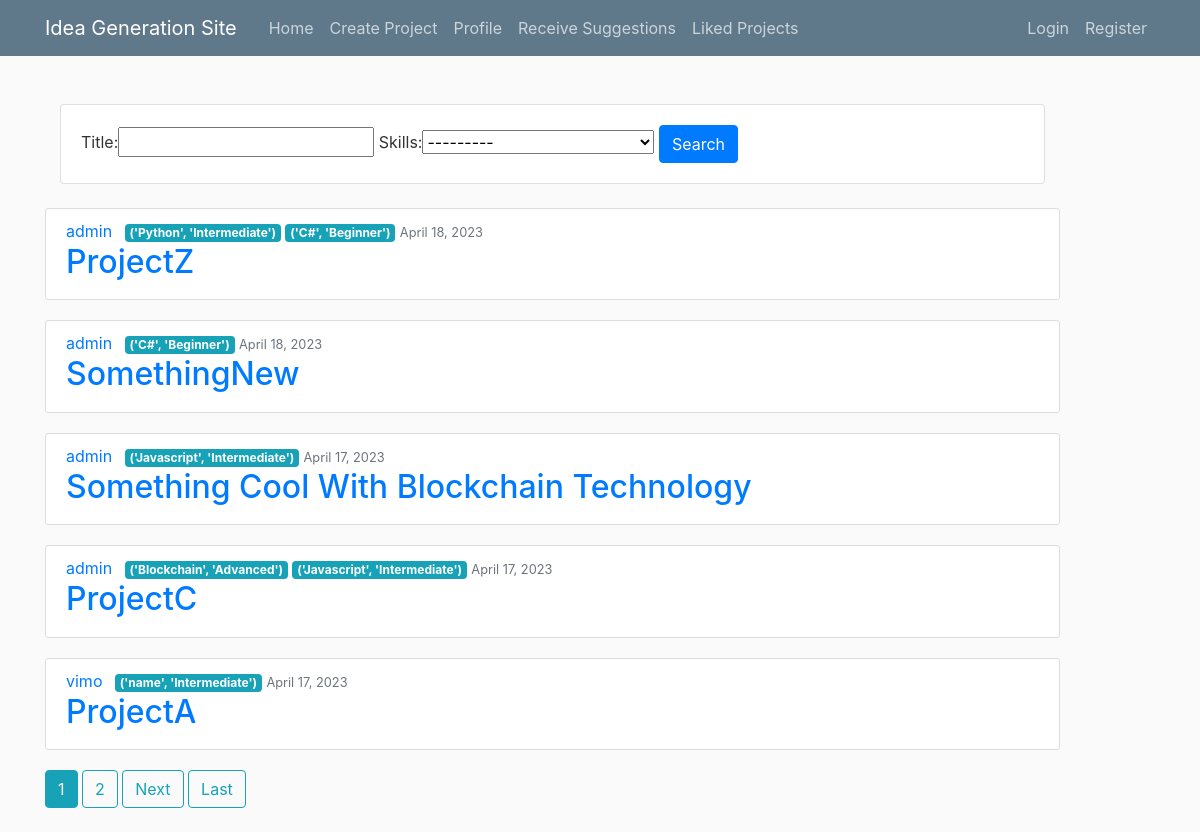
Before: / with the older database file.
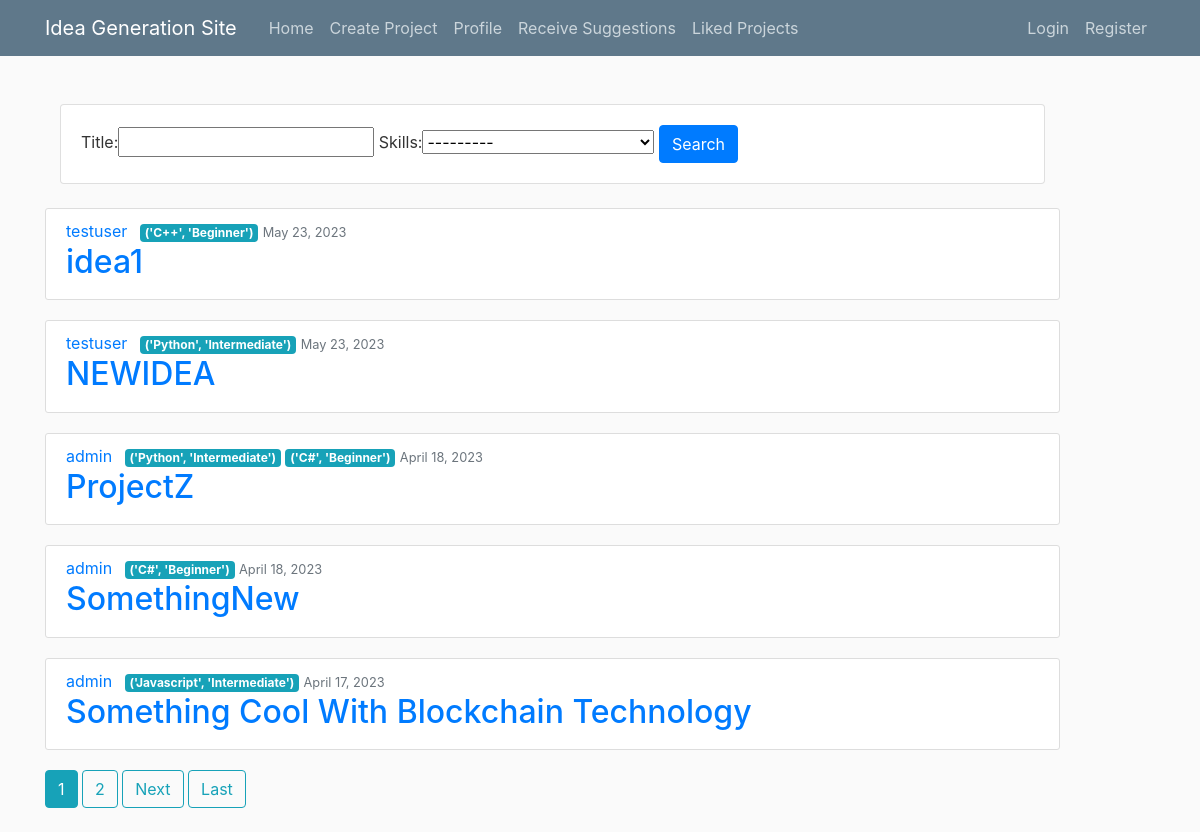
After: the same page with the newer database file.
### users/models.py (models this page shows, shortened)
class Project(models.Model):
    title = models.CharField(max_length=100, verbose_name='Title')
    description = models.TextField(blank=True, verbose_name='Description')
    skills = models.ManyToManyField('Skill')
    date_posted = models.DateTimeField(default=timezone.now)
    author = models.ForeignKey(User, on_delete=models.CASCADE)
    likes = models.PositiveIntegerField(default=0)
    approved = models.BooleanField(default=False)  # New field for project approval

class Skill(models.Model):
    name = models.CharField(max_length=30, unique=False, verbose_name="Name of subject", default="name")     # Python, Django, etc
    expertise = models.CharField(max_length=30, unique=False, verbose_name="Skill level", default="Intermediate")     # Beginner, Intermediate, Skilled
    def __str__(self):
        return f'{self.name, self.expertise}'

### main/views.py (the view)
# urls.py: path('', ProjectListView.as_view(), name='home'),
class ProjectListView(FilterView):
    model = Project
    template_name = 'main/home.html'
    context_object_name = 'posts'
    ordering = ['-date_posted']
    paginate_by = 5
    filterset_class = ProjectFilter
    def get_queryset(self):
        queryset = super().get_queryset()
        filtered_queryset = self.filterset_class(self.request.GET, queryset=queryset).qs
        approved_queryset = filtered_queryset.filter(approved=True)
        if len(approved_queryset) == 0:
            messages.warning(self.request, "No approved projects found.")
        return approved_queryset

### main/templates/main/home.html (shortened to what this page needs)
{% extends "main/base.html" %}
{% block content %}
<br>
<div class="col">
    <div class="card card-body">
        <form method="get">
        {{ view.filterset.form }}
        <button class="btn btn-primary" type="submit">Search</button>
        </form>
    </div>
</div>
<br>
    {% for post in posts %}
        <article class="media content-section">
          <div class="media-body">
            <div class="article-metadata">
              <a class="mr-2" href="#">{{ post.author }}</a>
                {% for skill in post.skills.all %}
                <span class="badge badge-info">{{ skill }}</span>
                {% endfor %}
              <small class="text-muted">{{ post.date_posted|date:"F d, Y" }}</small>
            </div>
            <h2><a class="article-title" href="{% url 'post-detail' post.id %}">{{ post.title }}</a></h2>
          </div>
        </article>
    {% endfor %}
    {% if is_paginated %}
      {% for num in page_obj.paginator.page_range %}
        {% if page_obj.number == num %}
          <a class="btn btn-info mb-4" href="?page={{ num }}">{{ num }}</a>
        {% elif num > page_obj.number|add:'-3' and num < page_obj.number|add:'3' %}
          <a class="btn btn-outline-info mb-4" href="?page={{ num }}">{{ num }}</a>
        {% endif %}
      {% endfor %}
      {% if page_obj.has_next %}
        <a class="btn btn-outline-info mb-4" href="?page={{ page_obj.next_page_number }}">Next</a>
        <a class="btn btn-outline-info mb-4" href="?page={{ page_obj.paginator.num_pages }}">Last</a>
      {% endif %}
    {% endif %}
{% endblock content %}

Changed rows visible on the page:
no longer on this page (row unchanged): Project: author "admin", date_posted "April 17, 2023", title "ProjectC", Skill (name+expertise "('Javascript', 'Intermediate')")
no longer on this page (row unchanged): Skill: name+expertise "('Blockchain', 'Advanced')", shown under "admin"
no longer on this page (row edited): Project: author "vimo", date_posted "April 17, 2023", title "ProjectA"
no longer on this page (row unchanged): Skill: name+expertise "('name', 'Intermediate')", shown under "vimo"
added Project: author "testuser", date_posted "May 23, 2023", title "idea1"
now on this page (row unchanged): Skill: name+expertise "('C++', 'Beginner')", shown under "testuser"
added Project: author "testuser", date_posted "May 23, 2023", title "NEWIDEA", Skill (name+expertise "('Python', 'Intermediate')")
